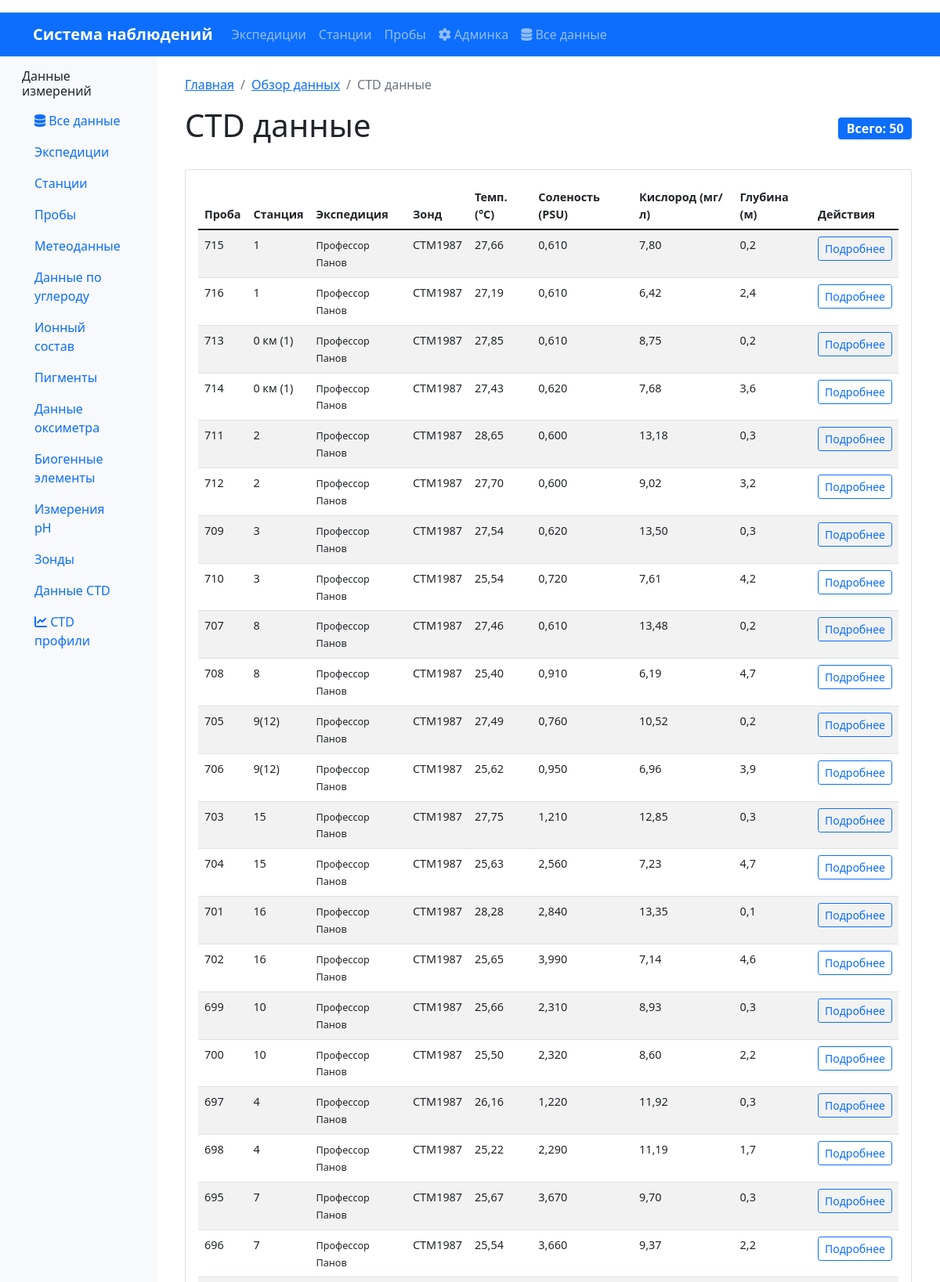
/data/ctd/ (upper part), run on the app's committed database.
### oceanography/models.py (models this page shows, shortened)
class CTDData(models.Model):
    ctd_data_id = models.AutoField(primary_key=True)
    sample = models.ForeignKey(Sample, on_delete=models.CASCADE, verbose_name="Проба", related_name='ctd_data')
    probe = models.ForeignKey(Probe, on_delete=models.CASCADE, verbose_name="Зонд", related_name='ctd_measurements')
    pressure_dbar = models.DecimalField(max_digits=7, decimal_places=2, verbose_name="Давление (dBar)")
    temp_c = models.DecimalField(max_digits=5, decimal_places=2, verbose_name="Температура (°C)")
    cond_ms_cm = models.DecimalField(max_digits=7, decimal_places=4, verbose_name="Электропроводность (мС/см)")
    salinity_psu = models.DecimalField(max_digits=6, decimal_places=3, verbose_name="Соленость (PSU)")
    do_ml_l = models.DecimalField(max_digits=5, decimal_places=2, null=True, blank=True, verbose_name="Кислород (мл/л), по CTD")
    do_mg_l = models.DecimalField(max_digits=5, decimal_places=2, null=True, blank=True, verbose_name="Кислород (мг/л), по CTD")
    do_sat_percent = models.DecimalField(max_digits=5, decimal_places=1, null=True, blank=True, verbose_name="Насыщение кислородом (%), по CTD")
    chl_a_ug_l = models.DecimalField(max_digits=6, decimal_places=2, null=True, blank=True, verbose_name="Хлорофилл-а (µg/L)")
    turbidity_ntu = models.DecimalField(max_digits=6, decimal_places=2, null=True, blank=True, verbose_name="Мутность (NTU), по CTD")
    cdom_ppb = models.DecimalField(max_digits=6, decimal_places=2, null=True, blank=True, verbose_name="CDOM (ppb)")
    sigma_kg_m3 = models.DecimalField(max_digits=6, decimal_places=3, null=True, blank=True, verbose_name="Плотность (kg/m³)")
    measured_depth_m = models.DecimalField(max_digits=7, decimal_places=2, null=True, blank=True, verbose_name="Измеренная глубина (м)")
    class Meta:
        db_table = 'ctd_data'
        verbose_name = "Данные CTD"
        verbose_name_plural = "Данные CTD"
        indexes = [
            models.Index(fields=['sample', 'probe']),
        ]

class Sample(models.Model):
    sample_id = models.AutoField(primary_key=True)
    station = models.ForeignKey(Station, on_delete=models.CASCADE, verbose_name="Станция", related_name='samples')
    datetime = models.DateTimeField(verbose_name="Дата и время отбора пробы")
    sampling_depth = models.CharField(max_length=50, verbose_name="Горизонт отбора")
    comment = models.TextField(blank=True, verbose_name="Комментарии")
    class Meta:
        db_table = 'samples'
        verbose_name = "Проба"
        verbose_name_plural = "Пробы"
        indexes = [
            models.Index(fields=['station', 'datetime']),
            models.Index(fields=['datetime']),
            models.Index(fields=['sampling_depth']),
        ]
        ordering = ['station__expedition', 'station', 'datetime']

class Station(models.Model):
    station_id = models.AutoField(primary_key=True)
    expedition = models.ForeignKey(Expedition, on_delete=models.CASCADE, verbose_name="Экспедиция", related_name='stations')
    station_name = models.CharField(max_length=200, verbose_name="Название станции")
    datetime = models.DateTimeField(verbose_name="Дата и время станции")  # НОВОЕ ПОЛЕ
    latitude = models.DecimalField(max_digits=9, decimal_places=6, verbose_name="Широта")
    longitude = models.DecimalField(max_digits=9, decimal_places=6, verbose_name="Долгота")
    bottom_depth = models.DecimalField(max_digits=7, decimal_places=2, null=True, blank=True, verbose_name="Глубина дна (м)")
    secchi_depth = models.DecimalField(max_digits=5, decimal_places=2, null=True, blank=True, verbose_name="Прозрачность по диску Секки (м)")
    class Meta:
        db_table = 'stations'
        verbose_name = "Станция"
        verbose_name_plural = "Станции"
        indexes = [
            models.Index(fields=['expedition', 'datetime']),
            models.Index(fields=['latitude', 'longitude']),
            models.Index(fields=['datetime']),
        ]
        unique_together = ['expedition', 'datetime']
        ordering = ['expedition', 'datetime']

class Expedition(models.Model):
    expedition_id = models.AutoField(primary_key=True)
    start_date = models.DateField(verbose_name="Дата начала экспедиции")
    end_date = models.DateField(verbose_name="Дата окончания экспедиции")
    platform = models.CharField(max_length=200, verbose_name="Название судна/платформы")
    area = models.CharField(max_length=300, verbose_name="Район работ")
    class Meta:
        db_table = 'expeditions'
        verbose_name = "Экспедиция"
        verbose_name_plural = "Экспедиции"
        indexes = [
            models.Index(fields=['start_date']),
            models.Index(fields=['platform']),
            models.Index(fields=['area']),
        ]
        ordering = ['-start_date']

class Probe(models.Model):
    probe_id = models.AutoField(primary_key=True)
    probe_name = models.CharField(max_length=100, verbose_name="Название/модель зонда")
    description = models.TextField(blank=True, verbose_name="Описание характеристик")
    class Meta:
        db_table = 'probes'
        verbose_name = "Зонд"
        verbose_name_plural = "Зонды"

### oceanography/views.py (the view)
# urls.py: path('data/ctd/', CTDDataView.as_view(), name='data_ctd'),
class CTDDataView(ListView):
    model = CTDData
    template_name = 'oceanography/data_ctd.html'
    context_object_name = 'ctd_data'
    paginate_by = 50
    def get_queryset(self):
        return CTDData.objects.select_related(
            'sample', 'sample__station', 'sample__station__expedition', 'probe'
        ).order_by('-sample__datetime')
    def get_context_data(self, **kwargs):
        context = super().get_context_data(**kwargs)
        context['breadcrumbs'] = [
            {'url': reverse('oceanography:home'), 'name': 'Главная'},
            {'url': reverse('oceanography:data_overview'), 'name': 'Обзор данных'},
            {'url': '', 'name': 'CTD данные'}
        ]
        return context

### oceanography/templates/oceanography/data_ctd.html (shortened to what this page needs)
{% extends 'base.html' %}
{% load humanize %}
{% block content %}
    {% include 'include/_breadcrumbs.html' %}
    <div class="d-flex justify-content-between align-items-center mb-4">
        <h1>CTD данные</h1>
        <span class="badge bg-primary fs-6">Всего: {{ ctd_data.count|intcomma }}</span>
    </div>
    <div class="card">
        <div class="card-body">
            <div class="table-responsive">
                <table class="table table-striped table-hover data-table">
                    <thead>
                        <tr>
                            <th>Проба</th>
                            <th>Станция</th>
                            <th>Экспедиция</th>
                            <th>Зонд</th>
                            <th>Темп. (°C)</th>
                            <th>Соленость (PSU)</th>
                            <th>Кислород (мг/л)</th>
                            <th>Глубина (м)</th>
                            <th>Действия</th>
                        </tr>
                    </thead>
                    <tbody>
                        {% for ctd in ctd_data %}
                        <tr>
                            <td>{{ ctd.sample.sample_id }}</td>
                            <td>{{ ctd.sample.station.station_name }}</td>
                            <td>
                                <small>{{ ctd.sample.station.expedition.platform }}</small>
                            </td>
                            <td>{{ ctd.probe.probe_name }}</td>
                            <td>{{ ctd.temp_c|floatformat:2 }}</td>
                            <td>{{ ctd.salinity_psu|floatformat:3 }}</td>
                            <td>
                                {% if ctd.do_mg_l %}
                                    {{ ctd.do_mg_l|floatformat:2 }}
                                {% else %}
                                    <span class="text-muted">—</span>
                                {% endif %}
                            </td>
                            <td>
                                {% if ctd.measured_depth_m %}
                                    {{ ctd.measured_depth_m|floatformat:1 }}
                                {% else %}
                                    <span class="text-muted">—</span>
                                {% endif %}
                            </td>
                            <td>
                                <a href="#" class="btn btn-sm btn-outline-primary">
                                    Подробнее
                                </a>
                            </td>
                        </tr>
                        {% empty %}
                        <tr>
                            <td colspan="9" class="text-center text-muted py-4">
                                CTD данные не найдены
                            </td>
                        </tr>
                        {% endfor %}
                    </tbody>
                </table>
            </div>
        </div>
    </div>
{% endblock %}

### oceanography/templates/base.html (style rules this page uses)
.data-table { font-size: 0.9rem; }
.card { transition: transform 0.2s; }

### data on the page
CTDData: sample.sample_id "715", sample.station.station_name "1", sample.station.expedition.platform "Профессор Панов", probe.probe_name "CTM1987", temp_c "27,66", salinity_psu "0,610", do_mg_l "7,80", measured_depth_m "0,2"
CTDData: sample.sample_id "716", sample.station.station_name "1", sample.station.expedition.platform "Профессор Панов", probe.probe_name "CTM1987", temp_c "27,19", salinity_psu "0,610", do_mg_l "6,42", measured_depth_m "2,4"
CTDData: sample.sample_id "713", sample.station.station_name "0 км (1)", sample.station.expedition.platform "Профессор Панов", probe.probe_name "CTM1987", temp_c "27,85", salinity_psu "0,610", do_mg_l "8,75", measured_depth_m "0,2"
CTDData: sample.sample_id "714", sample.station.station_name "0 км (1)", sample.station.expedition.platform "Профессор Панов", probe.probe_name "CTM1987", temp_c "27,43", salinity_psu "0,620", do_mg_l "7,68", measured_depth_m "3,6"
CTDData: sample.sample_id "711", sample.station.station_name "2", sample.station.expedition.platform "Профессор Панов", probe.probe_name "CTM1987", temp_c "28,65", salinity_psu "0,600", do_mg_l "13,18", measured_depth_m "0,3"
CTDData: sample.sample_id "712", sample.station.station_name "2", sample.station.expedition.platform "Профессор Панов", probe.probe_name "CTM1987", temp_c "27,70", salinity_psu "0,600", do_mg_l "9,02", measured_depth_m "3,2"
CTDData: sample.sample_id "709", sample.station.station_name "3", sample.station.expedition.platform "Профессор Панов", probe.probe_name "CTM1987", temp_c "27,54", salinity_psu "0,620", do_mg_l "13,50", measured_depth_m "0,3"
CTDData: sample.sample_id "710", sample.station.station_name "3", sample.station.expedition.platform "Профессор Панов", probe.probe_name "CTM1987", temp_c "25,54", salinity_psu "0,720", do_mg_l "7,61", measured_depth_m "4,2"
CTDData: sample.sample_id "707", sample.station.station_name "8", sample.station.expedition.platform "Профессор Панов", probe.probe_name "CTM1987", temp_c "27,46", salinity_psu "0,610", do_mg_l "13,48", measured_depth_m "0,2"
CTDData: sample.sample_id "708", sample.station.station_name "8", sample.station.expedition.platform "Профессор Панов", probe.probe_name "CTM1987", temp_c "25,40", salinity_psu "0,910", do_mg_l "6,19", measured_depth_m "4,7"
CTDData: sample.sample_id "705", sample.station.station_name "9(12)", sample.station.expedition.platform "Профессор Панов", probe.probe_name "CTM1987", temp_c "27,49", salinity_psu "0,760", do_mg_l "10,52", measured_depth_m "0,2"
CTDData: sample.sample_id "706", sample.station.station_name "9(12)", sample.station.expedition.platform "Профессор Панов", probe.probe_name "CTM1987", temp_c "25,62", salinity_psu "0,950", do_mg_l "6,96", measured_depth_m "3,9"
CTDData: sample.sample_id "703", sample.station.station_name "15", sample.station.expedition.platform "Профессор Панов", probe.probe_name "CTM1987", temp_c "27,75", salinity_psu "1,210", do_mg_l "12,85", measured_depth_m "0,3"
CTDData: sample.sample_id "704", sample.station.station_name "15", sample.station.expedition.platform "Профессор Панов", probe.probe_name "CTM1987", temp_c "25,63", salinity_psu "2,560", do_mg_l "7,23", measured_depth_m "4,7"
CTDData: sample.sample_id "701", sample.station.station_name "16", sample.station.expedition.platform "Профессор Панов", probe.probe_name "CTM1987", temp_c "28,28", salinity_psu "2,840", do_mg_l "13,35", measured_depth_m "0,1"
CTDData: sample.sample_id "702", sample.station.station_name "16", sample.station.expedition.platform "Профессор Панов", probe.probe_name "CTM1987", temp_c "25,65", salinity_psu "3,990", do_mg_l "7,14", measured_depth_m "4,6"
CTDData: sample.sample_id "699", sample.station.station_name "10", sample.station.expedition.platform "Профессор Панов", probe.probe_name "CTM1987", temp_c "25,66", salinity_psu "2,310", do_mg_l "8,93", measured_depth_m "0,3"
CTDData: sample.sample_id "700", sample.station.station_name "10", sample.station.expedition.platform "Профессор Панов", probe.probe_name "CTM1987", temp_c "25,50", salinity_psu "2,320", do_mg_l "8,60", measured_depth_m "2,2"
CTDData: sample.sample_id "697", sample.station.station_name "4", sample.station.expedition.platform "Профессор Панов", probe.probe_name "CTM1987", temp_c "26,16", salinity_psu "1,220", do_mg_l "11,92", measured_depth_m "0,3"
CTDData: sample.sample_id "698", sample.station.station_name "4", sample.station.expedition.platform "Профессор Панов", probe.probe_name "CTM1987", temp_c "25,22", salinity_psu "2,290", do_mg_l "11,19", measured_depth_m "1,7"
CTDData: sample.sample_id "695", sample.station.station_name "7", sample.station.expedition.platform "Профессор Панов", probe.probe_name "CTM1987", temp_c "25,67", salinity_psu "3,670", do_mg_l "9,70", measured_depth_m "0,3"
CTDData: sample.sample_id "696", sample.station.station_name "7", sample.station.expedition.platform "Профессор Панов", probe.probe_name "CTM1987", temp_c "25,54", salinity_psu "3,660", do_mg_l "9,37", measured_depth_m "2,2"

### other printed values
{{ crumb.name }} "Главная" "Обзор данных"
{{ crumb.name }} "CTD данные"
{{ ctd_data.count|intcomma }} "50"
